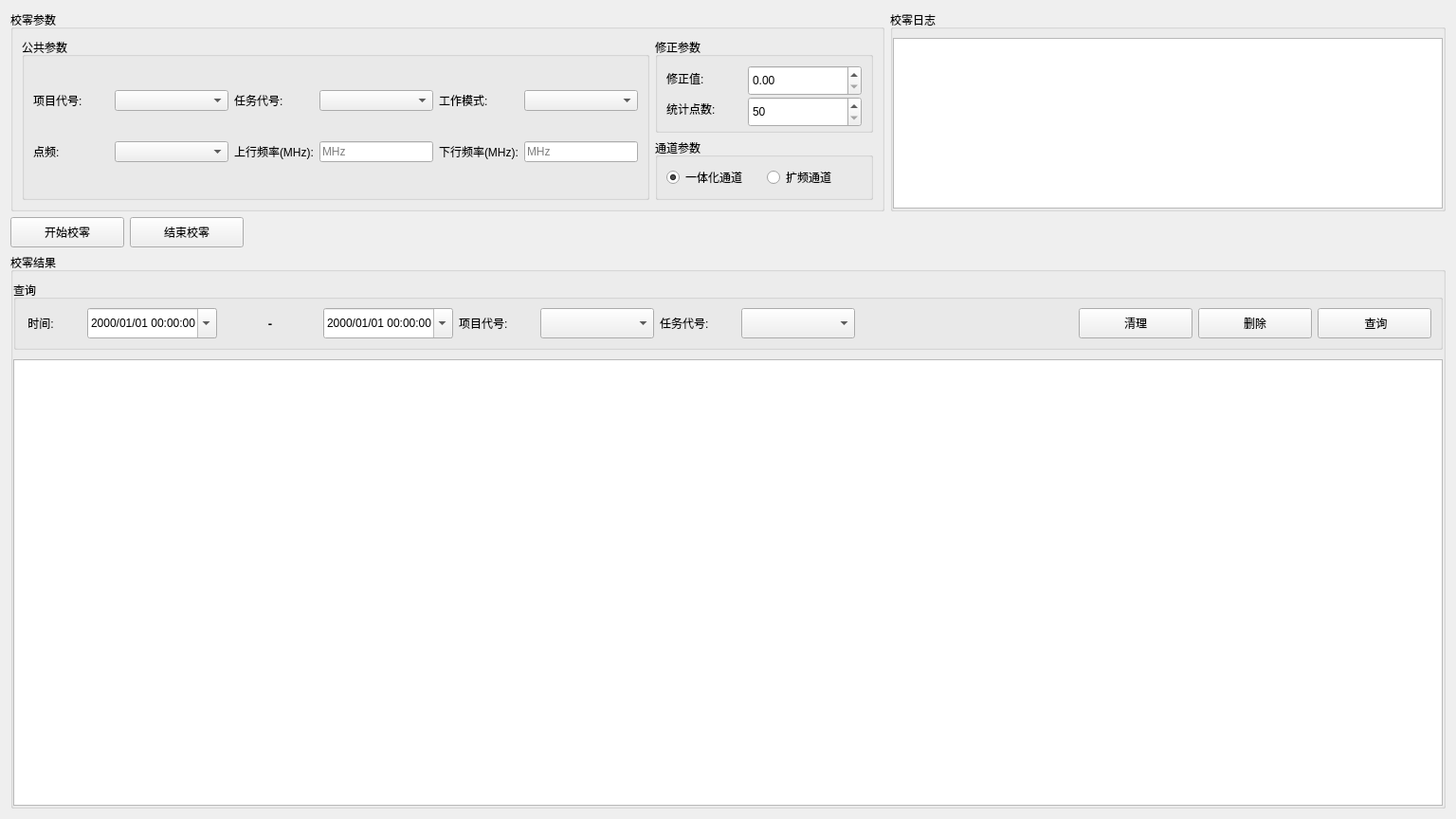
<?xml version="1.0" encoding="UTF-8"?>
<ui version="4.0">
 <class>DistanceCalibration</class>
 <widget class="QWidget" name="DistanceCalibration">
  <property name="geometry">
   <rect>
    <x>0</x>
    <y>0</y>
    <width>1536</width>
    <height>864</height>
   </rect>
  </property>
  <property name="minimumSize">
   <size>
    <width>1536</width>
    <height>864</height>
   </size>
  </property>
  <property name="maximumSize">
   <size>
    <width>1536</width>
    <height>864</height>
   </size>
  </property>
  <property name="windowTitle">
   <string>DistanceCalibration</string>
  </property>
  <layout class="QVBoxLayout" name="verticalLayout_5">
   <item>
    <widget class="QWidget" name="widget" native="true">
     <property name="maximumSize">
      <size>
       <width>16777215</width>
       <height>250</height>
      </size>
     </property>
     <layout class="QVBoxLayout" name="verticalLayout_3">
      <property name="leftMargin">
       <number>0</number>
      </property>
      <property name="topMargin">
       <number>0</number>
      </property>
      <property name="rightMargin">
       <number>0</number>
      </property>
      <property name="bottomMargin">
       <number>0</number>
      </property>
      <item>
       <layout class="QHBoxLayout" name="horizontalLayout_20">
        <item>
         <widget class="QGroupBox" name="groupBox_8">
          <property name="title">
           <string>校零参数</string>
          </property>
          <layout class="QHBoxLayout" name="horizontalLayout_3">
           <item>
            <widget class="QGroupBox" name="groupBox_3">
             <property name="title">
              <string>公共参数</string>
             </property>
             <layout class="QGridLayout" name="gridLayout_3">
              <item row="0" column="1">
               <widget class="QComboBox" name="projectCode_2">
                <property name="minimumSize">
                 <size>
                  <width>120</width>
                  <height>0</height>
                 </size>
                </property>
               </widget>
              </item>
              <item row="0" column="3">
               <widget class="QComboBox" name="taskCode_2">
                <property name="minimumSize">
                 <size>
                  <width>120</width>
                  <height>0</height>
                 </size>
                </property>
               </widget>
              </item>
              <item row="0" column="5">
               <widget class="QComboBox" name="workMode_2">
                <property name="minimumSize">
                 <size>
                  <width>120</width>
                  <height>0</height>
                 </size>
                </property>
               </widget>
              </item>
              <item row="0" column="0">
               <widget class="QLabel" name="label_24">
                <property name="minimumSize">
                 <size>
                  <width>80</width>
                  <height>0</height>
                 </size>
                </property>
                <property name="maximumSize">
                 <size>
                  <width>120</width>
                  <height>16777215</height>
                 </size>
                </property>
                <property name="text">
                 <string>项目代号:</string>
                </property>
               </widget>
              </item>
              <item row="0" column="2">
               <widget class="QLabel" name="label_25">
                <property name="minimumSize">
                 <size>
                  <width>80</width>
                  <height>0</height>
                 </size>
                </property>
                <property name="maximumSize">
                 <size>
                  <width>120</width>
                  <height>16777215</height>
                 </size>
                </property>
                <property name="text">
                 <string>任务代号:</string>
                </property>
               </widget>
              </item>
              <item row="0" column="4">
               <widget class="QLabel" name="label_26">
                <property name="minimumSize">
                 <size>
                  <width>80</width>
                  <height>0</height>
                 </size>
                </property>
                <property name="maximumSize">
                 <size>
                  <width>120</width>
                  <height>16777215</height>
                 </size>
                </property>
                <property name="text">
                 <string>工作模式:</string>
                </property>
               </widget>
              </item>
              <item row="1" column="0">
               <widget class="QLabel" name="label_21">
                <property name="minimumSize">
                 <size>
                  <width>80</width>
                  <height>0</height>
                 </size>
                </property>
                <property name="maximumSize">
                 <size>
                  <width>120</width>
                  <height>16777215</height>
                 </size>
                </property>
                <property name="text">
                 <string>点频:</string>
                </property>
               </widget>
              </item>
              <item row="1" column="1">
               <widget class="QComboBox" name="dotDrequency_2">
                <property name="minimumSize">
                 <size>
                  <width>120</width>
                  <height>0</height>
                 </size>
                </property>
               </widget>
              </item>
              <item row="1" column="2">
               <widget class="QLabel" name="label_22">
                <property name="minimumSize">
                 <size>
                  <width>80</width>
                  <height>0</height>
                 </size>
                </property>
                <property name="maximumSize">
                 <size>
                  <width>120</width>
                  <height>16777215</height>
                 </size>
                </property>
                <property name="text">
                 <string>上行频率(MHz):</string>
                </property>
               </widget>
              </item>
              <item row="1" column="3">
               <widget class="QLineEdit" name="upFreq_2">
                <property name="minimumSize">
                 <size>
                  <width>120</width>
                  <height>0</height>
                 </size>
                </property>
                <property name="readOnly">
                 <bool>true</bool>
                </property>
                <property name="placeholderText">
                 <string>MHz</string>
                </property>
               </widget>
              </item>
              <item row="1" column="4">
               <widget class="QLabel" name="label_20">
                <property name="minimumSize">
                 <size>
                  <width>80</width>
                  <height>0</height>
                 </size>
                </property>
                <property name="maximumSize">
                 <size>
                  <width>120</width>
                  <height>16777215</height>
                 </size>
                </property>
                <property name="text">
                 <string>下行频率(MHz):</string>
                </property>
               </widget>
              </item>
              <item row="1" column="5">
               <widget class="QLineEdit" name="downFreq_2">
                <property name="minimumSize">
                 <size>
                  <width>120</width>
                  <height>0</height>
                 </size>
                </property>
                <property name="readOnly">
                 <bool>true</bool>
                </property>
                <property name="placeholderText">
                 <string>MHz</string>
                </property>
               </widget>
              </item>
             </layout>
            </widget>
           </item>
           <item>
            <layout class="QVBoxLayout" name="verticalLayout">
             <item>
              <widget class="QGroupBox" name="groupBox_5">
               <property name="title">
                <string>修正参数</string>
               </property>
               <layout class="QGridLayout" name="gridLayout_4">
                <item row="0" column="0">
                 <widget class="QLabel" name="label_27">
                  <property name="minimumSize">
                   <size>
                    <width>80</width>
                    <height>0</height>
                   </size>
                  </property>
                  <property name="maximumSize">
                   <size>
                    <width>120</width>
                    <height>16777215</height>
                   </size>
                  </property>
                  <property name="text">
                   <string>修正值:</string>
                  </property>
                 </widget>
                </item>
                <item row="0" column="1">
                 <widget class="QDoubleSpinBox" name="correctValue_2">
                  <property name="minimumSize">
                   <size>
                    <width>120</width>
                    <height>32</height>
                   </size>
                  </property>
                  <property name="toolTip">
                   <string>范围0-450000000</string>
                  </property>
                  <property name="maximum">
                   <double>450000000.000000000000000</double>
                  </property>
                 </widget>
                </item>
                <item row="1" column="0">
                 <widget class="QLabel" name="label_28">
                  <property name="minimumSize">
                   <size>
                    <width>80</width>
                    <height>0</height>
                   </size>
                  </property>
                  <property name="maximumSize">
                   <size>
                    <width>120</width>
                    <height>16777215</height>
                   </size>
                  </property>
                  <property name="text">
                   <string>统计点数:</string>
                  </property>
                 </widget>
                </item>
                <item row="1" column="1">
                 <widget class="QSpinBox" name="statisPoint_2">
                  <property name="minimumSize">
                   <size>
                    <width>120</width>
                    <height>32</height>
                   </size>
                  </property>
                  <property name="minimum">
                   <number>50</number>
                  </property>
                  <property name="maximum">
                   <number>10000</number>
                  </property>
                 </widget>
                </item>
               </layout>
              </widget>
             </item>
             <item>
              <widget class="QGroupBox" name="channelGroupBox">
               <property name="title">
                <string>通道参数</string>
               </property>
               <layout class="QHBoxLayout" name="horizontalLayout">
                <item>
                 <widget class="QRadioButton" name="channel_yth">
                  <property name="text">
                   <string>一体化通道</string>
                  </property>
                  <property name="checked">
                   <bool>true</bool>
                  </property>
                 </widget>
                </item>
                <item>
                 <widget class="QRadioButton" name="channel_kp">
                  <property name="text">
                   <string>扩频通道</string>
                  </property>
                 </widget>
                </item>
               </layout>
              </widget>
             </item>
            </layout>
           </item>
          </layout>
         </widget>
        </item>
        <item>
         <widget class="QGroupBox" name="groupBox_9">
          <property name="title">
           <string>校零日志</string>
          </property>
          <layout class="QHBoxLayout" name="horizontalLayout_21">
           <property name="spacing">
            <number>0</number>
           </property>
           <property name="leftMargin">
            <number>0</number>
           </property>
           <property name="rightMargin">
            <number>0</number>
           </property>
           <property name="bottomMargin">
            <number>0</number>
           </property>
           <item>
            <widget class="QTextEdit" name="logs_2"/>
           </item>
          </layout>
         </widget>
        </item>
       </layout>
      </item>
      <item>
       <layout class="QHBoxLayout" name="horizontalLayout_5">
        <item>
         <widget class="QPushButton" name="startDC_2">
          <property name="minimumSize">
           <size>
            <width>120</width>
            <height>32</height>
           </size>
          </property>
          <property name="text">
           <string>开始校零</string>
          </property>
         </widget>
        </item>
        <item>
         <widget class="QPushButton" name="endDC_2">
          <property name="minimumSize">
           <size>
            <width>120</width>
            <height>32</height>
           </size>
          </property>
          <property name="text">
           <string>结束校零</string>
          </property>
         </widget>
        </item>
        <item>
         <spacer name="horizontalSpacer_3">
          <property name="orientation">
           <enum>Qt::Horizontal</enum>
          </property>
          <property name="sizeHint" stdset="0">
           <size>
            <width>40</width>
            <height>20</height>
           </size>
          </property>
         </spacer>
        </item>
       </layout>
      </item>
     </layout>
    </widget>
   </item>
   <item>
    <widget class="QGroupBox" name="groupBox_10">
     <property name="title">
      <string>校零结果</string>
     </property>
     <layout class="QVBoxLayout" name="verticalLayout_4">
      <property name="spacing">
       <number>10</number>
      </property>
      <property name="leftMargin">
       <number>0</number>
      </property>
      <property name="rightMargin">
       <number>0</number>
      </property>
      <property name="bottomMargin">
       <number>0</number>
      </property>
      <item>
       <widget class="QGroupBox" name="groupBox_11">
        <property name="title">
         <string>查询</string>
        </property>
        <layout class="QHBoxLayout" name="horizontalLayout_22">
         <item>
          <widget class="QLabel" name="label_29">
           <property name="minimumSize">
            <size>
             <width>60</width>
             <height>0</height>
            </size>
           </property>
           <property name="text">
            <string> 时间:</string>
           </property>
          </widget>
         </item>
         <item>
          <widget class="QDateTimeEdit" name="beginTime_2">
           <property name="minimumSize">
            <size>
             <width>120</width>
             <height>32</height>
            </size>
           </property>
           <property name="displayFormat">
            <string>yyyy/MM/dd hh:mm:ss</string>
           </property>
           <property name="calendarPopup">
            <bool>true</bool>
           </property>
          </widget>
         </item>
         <item>
          <widget class="QLabel" name="label_30">
           <property name="sizePolicy">
            <sizepolicy hsizetype="Minimum" vsizetype="Preferred">
             <horstretch>0</horstretch>
             <verstretch>0</verstretch>
            </sizepolicy>
           </property>
           <property name="minimumSize">
            <size>
             <width>100</width>
             <height>0</height>
            </size>
           </property>
           <property name="font">
            <font>
             <pointsize>10</pointsize>
             <weight>75</weight>
             <bold>true</bold>
            </font>
           </property>
           <property name="text">
            <string>-</string>
           </property>
           <property name="alignment">
            <set>Qt::AlignCenter</set>
           </property>
          </widget>
         </item>
         <item>
          <widget class="QDateTimeEdit" name="endTime_2">
           <property name="minimumSize">
            <size>
             <width>120</width>
             <height>32</height>
            </size>
           </property>
           <property name="displayFormat">
            <string>yyyy/MM/dd hh:mm:ss</string>
           </property>
           <property name="calendarPopup">
            <bool>true</bool>
           </property>
          </widget>
         </item>
         <item>
          <widget class="QLabel" name="label_31">
           <property name="minimumSize">
            <size>
             <width>80</width>
             <height>0</height>
            </size>
           </property>
           <property name="maximumSize">
            <size>
             <width>120</width>
             <height>16777215</height>
            </size>
           </property>
           <property name="text">
            <string>项目代号:</string>
           </property>
          </widget>
         </item>
         <item>
          <widget class="QComboBox" name="projectCodeSearch_2">
           <property name="minimumSize">
            <size>
             <width>120</width>
             <height>32</height>
            </size>
           </property>
          </widget>
         </item>
         <item>
          <widget class="QLabel" name="label_32">
           <property name="minimumSize">
            <size>
             <width>80</width>
             <height>0</height>
            </size>
           </property>
           <property name="maximumSize">
            <size>
             <width>120</width>
             <height>16777215</height>
            </size>
           </property>
           <property name="text">
            <string>任务代号:</string>
           </property>
          </widget>
         </item>
         <item>
          <widget class="QComboBox" name="taskCodeSearch_2">
           <property name="minimumSize">
            <size>
             <width>120</width>
             <height>32</height>
            </size>
           </property>
          </widget>
         </item>
         <item>
          <spacer name="horizontalSpacer_4">
           <property name="orientation">
            <enum>Qt::Horizontal</enum>
           </property>
           <property name="sizeHint" stdset="0">
            <size>
             <width>40</width>
             <height>20</height>
            </size>
           </property>
          </spacer>
         </item>
         <item>
          <widget class="QPushButton" name="finishing_2">
           <property name="minimumSize">
            <size>
             <width>120</width>
             <height>32</height>
            </size>
           </property>
           <property name="text">
            <string>清理</string>
           </property>
          </widget>
         </item>
         <item>
          <widget class="QPushButton" name="remove_2">
           <property name="minimumSize">
            <size>
             <width>120</width>
             <height>32</height>
            </size>
           </property>
           <property name="text">
            <string>删除</string>
           </property>
          </widget>
         </item>
         <item>
          <widget class="QPushButton" name="query_2">
           <property name="minimumSize">
            <size>
             <width>120</width>
             <height>32</height>
            </size>
           </property>
           <property name="text">
            <string> 查询</string>
           </property>
          </widget>
         </item>
        </layout>
       </widget>
      </item>
      <item>
       <widget class="QTableView" name="tableView_2"/>
      </item>
     </layout>
    </widget>
   </item>
  </layout>
 </widget>
 <resources/>
 <connections/>
</ui>
